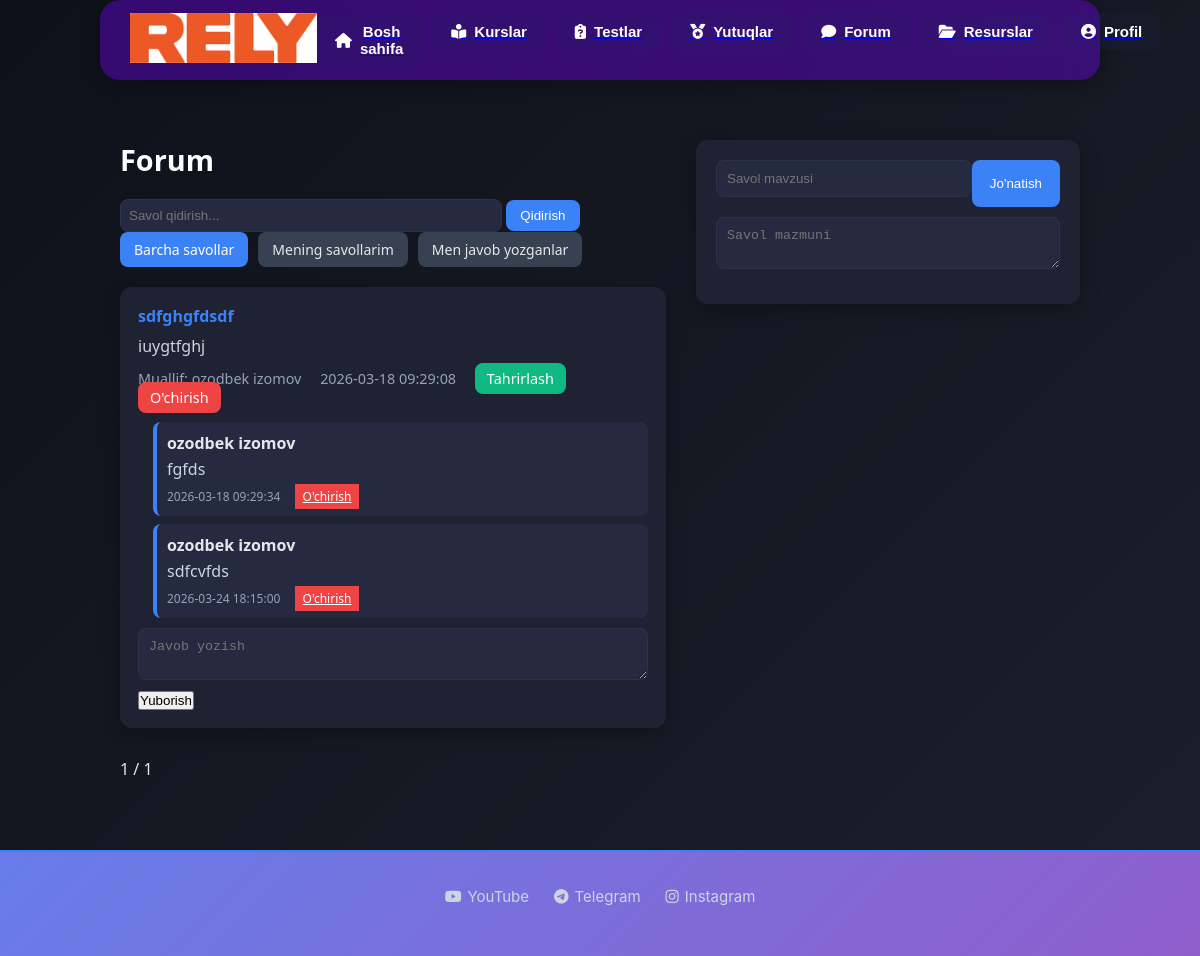
The page /student/forum (signed in) on the database as committed earlier.
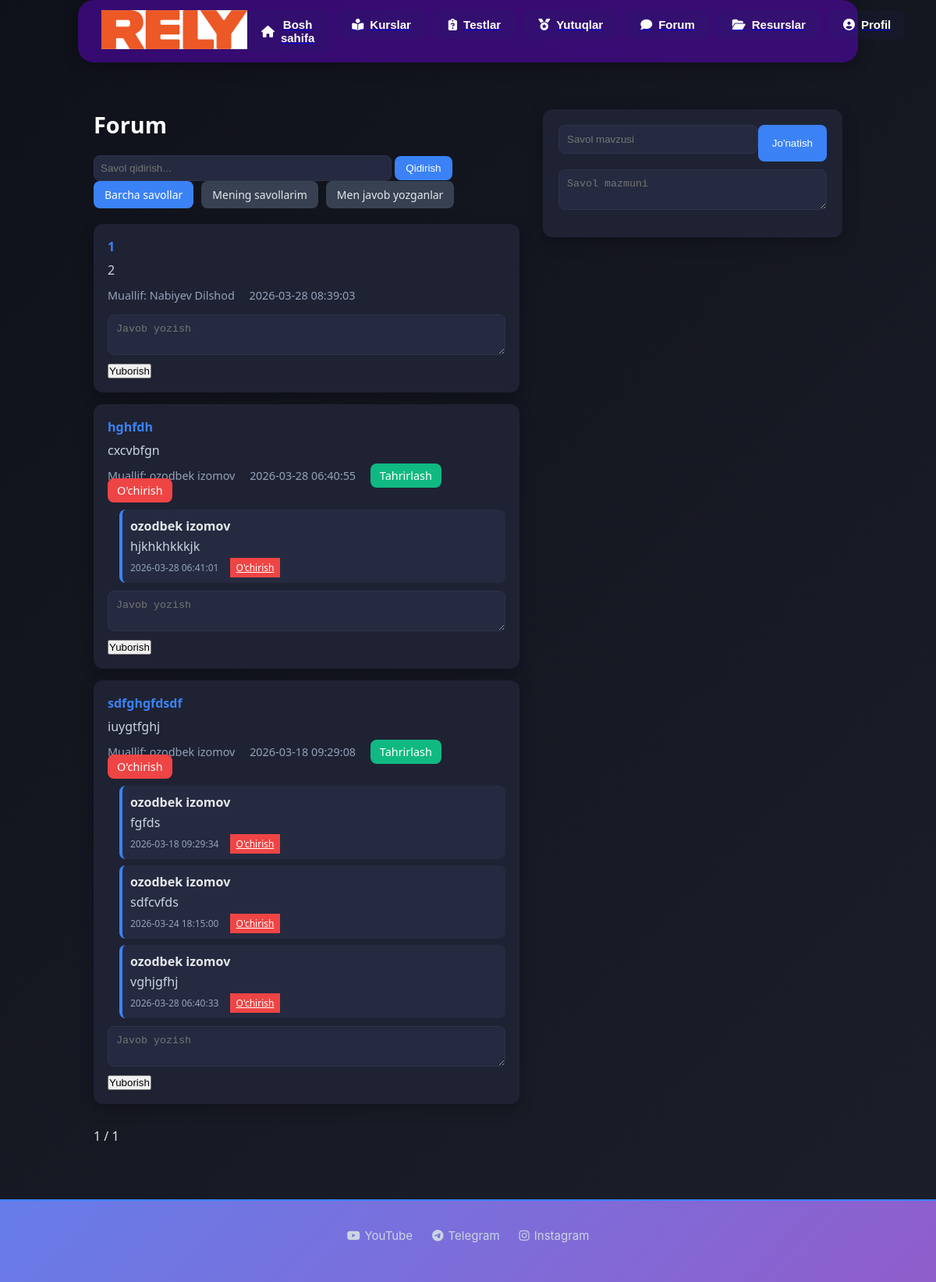
The same page on the database as committed later.
### tables this page shows
CREATE TABLE forum_posts(
    id INTEGER PRIMARY KEY AUTOINCREMENT,
    user_id INTEGER NOT NULL,
    title TEXT NOT NULL,
    content TEXT NOT NULL,
    created_at TEXT DEFAULT CURRENT_TIMESTAMP,
    FOREIGN KEY(user_id)
        REFERENCES users(id)
        ON DELETE CASCADE
);

CREATE TABLE forum_comments(
    id integer primary key autoincrement,
    user_id integer not null,
    post_id integer not null,
    content text not null,
    created_at text default current_timestamp,
    foreign key(user_id) references users(id) on delete cascade,
    foreign key(post_id) references forum_posts(id) on delete cascade
);

CREATE TABLE users(
    id INTEGER PRIMARY KEY AUTOINCREMENT,
    login TEXT UNIQUE NOT NULL,
    password TEXT NOT NULL,
    full_name TEXT NOT NULL,
    number TEXT,
    role TEXT NOT NULL DEFAULT 'student',
    date TEXT DEFAULT CURRENT_TIMESTAMP
);

### routes/forum.py (the view, shortened to what this page needs)
@bp.route("/student/forum", methods=["GET","POST"])
def forum():
    if "user_id" not in session:
        return redirect("/login")
    search = request.args.get("search","")
    filter_type = request.args.get("filter","all")
    page = request.args.get("page",1,type=int)
    per_page = 10
    offset = (page-1) * per_page
    with sqlite3.connect("database.db") as conn:
        c = conn.cursor()
        base_query = """
        SELECT DISTINCT forum_posts.*, users.full_name
        FROM forum_posts
        JOIN users ON forum_posts.user_id = users.id
        """
        where = []
        params = []
        if filter_type == "mine":
            where.append("forum_posts.user_id=?")
            params.append(session["user_id"])
        if search:
            where.append("(forum_posts.title LIKE ? OR forum_posts.content LIKE ?)")
            params.append(f"%{search}%")
            params.append(f"%{search}%")
        if where:
            base_query += " WHERE " + " AND ".join(where)
        base_query += " ORDER BY forum_posts.created_at DESC LIMIT ? OFFSET ?"
        params.extend([per_page, offset])
        c.execute(base_query, params)
        posts = c.fetchall()
        count_query = """
        SELECT COUNT(DISTINCT forum_posts.id)
        FROM forum_posts
        """
        if filter_type == "commented":
            count_query += """
            LEFT JOIN forum_comments
            ON forum_comments.post_id = forum_posts.id
            """
        if where:
            count_query += " WHERE " + " AND ".join(where)
        c.execute(count_query, params[:-2])
        total_posts = c.fetchone()[0]
        total_pages = (total_posts + per_page - 1)//per_page
        c.execute("""
        SELECT forum_comments.*, users.full_name
        FROM forum_comments
        JOIN users ON forum_comments.user_id = users.id
        ORDER BY created_at
        """)
        comments = c.fetchall()
    return render_template(
        "student/forum.html",
        posts=posts,
        comments=comments,
        page=page,
        total_pages=total_pages,
        search=search,
        filter_type=filter_type
    )

### templates/student/forum.html (shortened to what this page needs)
{% extends "base.html" %}
{% block content %}
<div class="forum-container">
    <div class="forums">
        <h2 class="forum-header">Forum</h2>
        <form method="GET" style="margin-bottom:20px;">
            <input type="text" name="search" placeholder="Savol qidirish..."
            style="padding:8px;border-radius:8px;border:1px solid #2e334c;background:#252a40;color:#e5e7eb;width:70%;">
            <button type="submit"
            style="padding:8px 14px;background:#3b82f6;color:white;border:none;border-radius:8px;">
            Qidirish
            </button>
            <div style="display:flex;gap:10px;margin-bottom:15px;">
                <a href="?filter=all&search={{ search }}"
                class="filter-btn {% if filter_type=='all' %}active{% endif %}">
                Barcha savollar
                </a>
                <a href="?filter=mine&search={{ search }}"
                class="filter-btn {% if filter_type=='mine' %}active{% endif %}">
                Mening savollarim
                </a>
                <a href="?filter=commented&search={{ search }}"
                class="filter-btn {% if filter_type=='commented' %}active{% endif %}">
                Men javob yozganlar
                </a>
            </div>
        </form>
        {% for post in posts %}
        <div class="forum-post">
            <h4>{{ post[2] }}</h4>
            <p>{{ post[3] }}</p>
            <div class="post-meta">
                <span>Muallif: {{ post[5] }}</span>
                <span>{{ post[4] }}</span>
                {% if post[1] == session["user_id"] %}
                <a href="/student/forum/edit/{{ post[0] }}" class="edit-btn">Tahrirlash</a>
                <a href="/student/forum/delete/{{ post[0] }}" class="delete-btn" onclick="return confirm('Postni o‘chirmoqchimisiz?')">O'chirish</a>
                {% endif %}
            </div>
            <div class="comments">
            {% for comment in comments %}
                {% if comment[2] == post[0] %}
                <div class="comment">
                    <b>{{ comment[5] }}</b>
                    <p>{{ comment[3] }}</p>
                    <span>{{ comment[4] }}</span>
                    {% if comment[1] == session["user_id"] %}
                    <a href="/student/forum/comment/delete/{{ comment[0] }}"
                    class="delete-btn"
                    onclick="return confirm('Kommentni o‘chirmoqchimisiz?')">
                    O'chirish
                    </a>
                    {% endif %}
                </div>
                {% endif %}
            {% endfor %}
            </div>
            <form action="/student/forum/comment/{{ post[0] }}" method="POST" style="margin-top:10px;">
                <textarea name="content" placeholder="Javob yozish" required style="width:100%; padding:10px; border-radius:8px; border:1px solid #2e334c; background:#252a40; color:#e5e7eb;"></textarea>
                <button type="submit" style="margin-top:6px;">Yuborish</button>
            </form>
        </div>
        {% endfor %}
        <div style="margin-top:30px; color:#e5e7eb;">
            <span> {{ page }} / {{ total_pages }} </span>
        </div>
    </div>
    <form action="{{ url_for('forum.forum') }}" method="POST" class="ask-form">
        <div style="display:flex; justify-content:space-between; margin-bottom:10px;">
            <input type="text" name="title" placeholder="Savol mavzusi" required>
            <button type="submit">Jo'natish</button>
        </div>
        <textarea name="content" placeholder="Savol mazmuni" required style="height:auto;"></textarea>
    </form>
</div>
{% endblock %}

Rows that differ between the two databases and show on the page:
added forum_posts: title "1", content "2", post "Nabiyev Dilshod", created_at "2026-03-28 08:39:03"
added forum_posts: title "hghfdh", content "cxcvbfgn", post "ozodbek izomov", created_at "2026-03-28 06:40:55"
added forum_comments: full_name "ozodbek izomov", content "hjkhkhkkkjk", created_at "2026-03-28 06:41:01", shown under "hghfdh"
added forum_comments: full_name "ozodbek izomov", content "vghjgfhj", created_at "2026-03-28 06:40:33", shown under forum_posts "sdfghgfdsdf"
